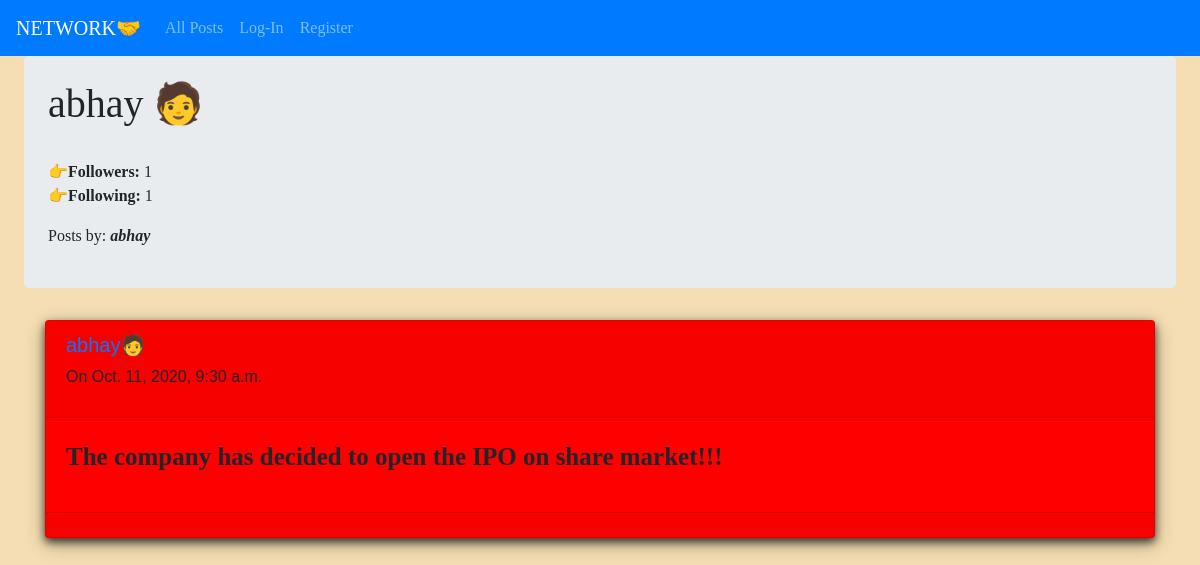
/profile/abhay, run on an earlier commit of the app's database.
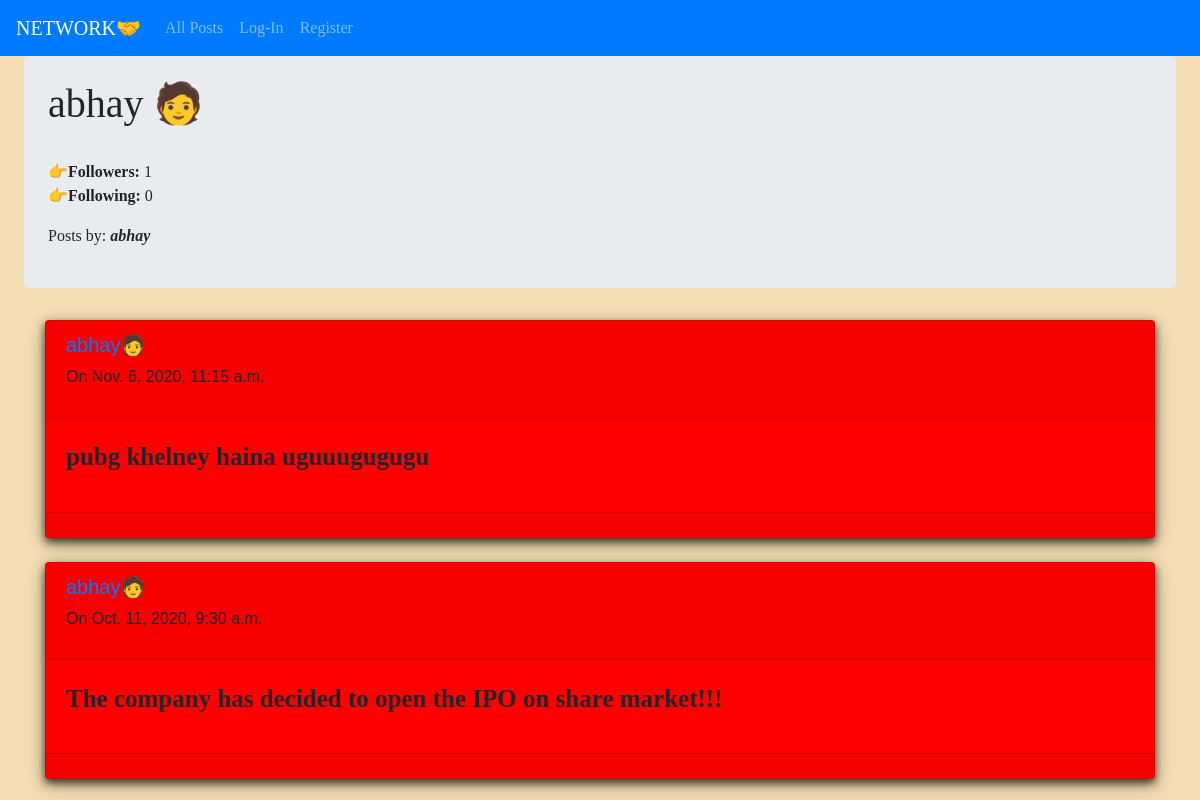
And on a later commit of the database.
### network/models.py (models this page shows, shortened)
class Blogpost(models.Model):
    username = models.CharField(max_length=64)
    content = models.TextField()
    timestamp = models.DateTimeField(auto_now_add=True)
    likes = models.IntegerField()

### network/views.py (the view)
# urls.py: path("profile/<str:uname>",views.profilepage,name="profilepage"),
def profilepage(request,uname):
    try:
        userposts = Blogpost.objects.filter(username=uname)
        userposts = userposts.order_by("-timestamp").all()
        paginator = Paginator(userposts, 10) # Show 25 contacts per page.
        page_number = request.GET.get('page')
        page_obj = paginator.get_page(page_number)
    except:
        userposts = None
    try:
        if Followinfo.objects.filter(username=uname,follower=request.user.username):
            is_follow = True
        else:
            is_follow = False
    except:
        is_follow = False
    try:
        followerlist = Followinfo.objects.filter(username=uname)
        followers = followerlist.count()
    except:
        followers = 0
    try:
        followinglist = Followinfo.objects.filter(follower=uname)
        following=followinglist.count()
    except:
        following = 0
    try:
        likeslist = Like.objects.filter(likedby=request.user.username)
        likedids = []
        for l in likeslist:
            likedids.append(l.postid)
    except:
        likedids =  None
    cuser=[]
    cuser.append(request.user.username)
    return render(request,'network/profilepage.html',
    {
        'page_obj': page_obj,
        'profilename': uname,
        'isfollow': is_follow,
        "followers":followers,
        "following":following,
        "likedids":likedids,
        "cuser":cuser
        })

### network/templates/network/profilepage.html (shortened to what this page needs)
{% extends "network/index.html" %}
{% block pname %}
<h1>{{profilename}} 🧑‍</h1>
<br>
<div id="followdiv">
    <div>
        <p>👉<b>Followers:</b>  {{followers}}
        <br>
        <b>👉Following:</b>  {{following}}</p>
    </div>
</div>
{% endblock %}
{% block allorprofile %}
<p>Posts by: <b><cite>{{profilename}}</cite></b> </p>
{% endblock %}

### network/templates/network/index.html (shortened to what this page needs)
{% extends "network/layout.html" %}
{% block body %}
<div class="jumbotron" id="jumbo">
    {% block pname %}{% endblock %}
{% if not page_obj %}
    <p>No posts yet!!!</p>
    {% else %}
    {% block allorprofile %}{% endblock %}
    {% endif %}
</div>
<div class="container" id="posts">
  {% block forposts %}
    {% for bpost in page_obj %}
    <div class="card">
    <div class="card-header">
    <h5><a href="{% url 'profilepage' bpost.username %}">{{bpost.username}}🧑‍</a></a></h5>
    <p>On {{bpost.timestamp}}</p>
    </div>
    <div class="card-body" id="card-body-{{bpost.id}}">
        <p>{{bpost.content}}</p>
    </div>
    <div class="card-footer" id="likes-{{bpost.id}}">
    </div>
    </div>
    <br>
    {% endfor %}
    {% endblock %}
</div>
{% endblock %}

### network/templates/network/layout.html (shortened to what this page needs)
{% load static %}
<!DOCTYPE html>
<html lang="en">
    <head>
        <link rel="stylesheet" href="https://stackpath.bootstrapcdn.com/bootstrap/4.4.1/css/bootstrap.min.css">
        <link href="{% static 'network/styles.css' %}" rel="stylesheet">
    </head>
    <body>
        <nav class="navbar navbar-expand-lg navbar-dark bg-primary">
            <a class="navbar-brand" href="{% url 'index' %}">NETWORK🤝</a>
            <div>
              <ul class="navbar-nav mr-auto">
                <li class="nav-item">
                  <a class="nav-link" href="{% url 'index' %}">All Posts</a>
                </li>
                {% if user.is_authenticated %}
                    <li class="nav-item">
                        <a class="nav-link" href="{% url 'followingposts' %}">Following</a>
                    </li>
                    <li class="nav-item">
                        <a class="nav-link" href="{% url 'writepost' %}">New Post</a>
                    </li>
                    <li class="nav-item">
                        <a class="nav-link" href="{% url 'logout' %}">Log-Out🚪</a>
                    </li>
                {% else %}
                    <li class="nav-item">
                        <a class="nav-link" href="{% url 'login' %}">Log-In</a>
                    </li>
                    <li class="nav-item">
                        <a class="nav-link" href="{% url 'register' %}">Register</a>
                    </li>
                {% endif %}
              </ul>
            </div>
          </nav>
        <div class="body">
            {% block body %}
            {% endblock %}
        </div>
    </body>
</html>

### network/static/network/styles.css (style rules this page uses)
body { background-color: wheat; font-family: cursive; }
#jumbo { padding: 2%; margin-left: 2%; margin-right: 2%; }
.card { box-shadow: 0 4px 8px 0 rgba(0, 0, 0, 0.7), 0 6px 20px 0 rgba(0, 0, 0, 0.3); background-color: red; font-family: 'Trebuchet MS', 'Lucida Sans Unicode', 'Lucida Grande', 'Lucida Sans', Arial, sans-serif }
.card-body { font-family: 'Times New Roman', Times, serif; font-size: 25px; font-weight: bold; }

What changed in the data, as far as the page shows it:
added Blogpost: username "abhay", timestamp "Nov. 6, 2020, 11:15 a.m.", content "pubg khelney haina uguuugugugu"
Also different on the page:
{{ following }}: "1" → "0"
